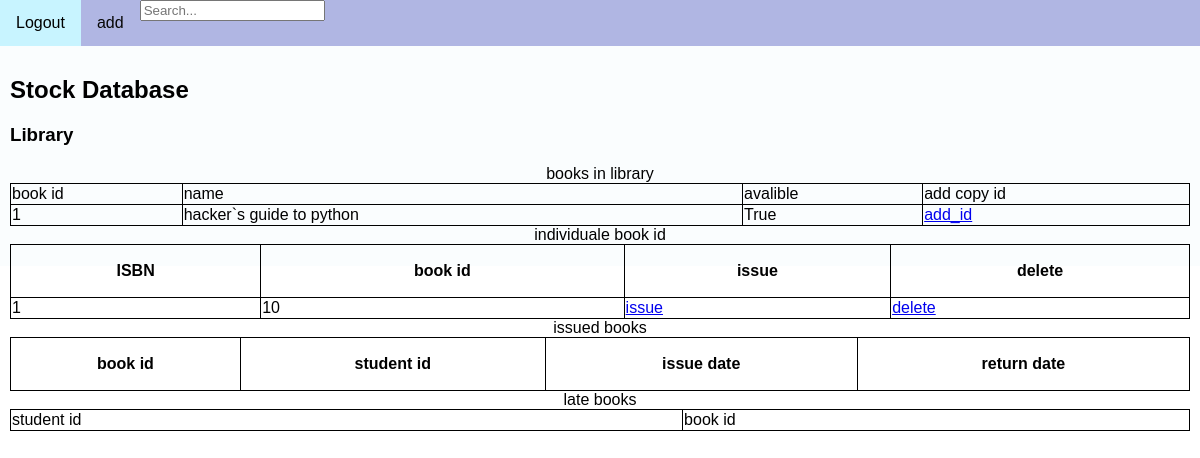
The page /library (signed in) on the database as committed earlier.
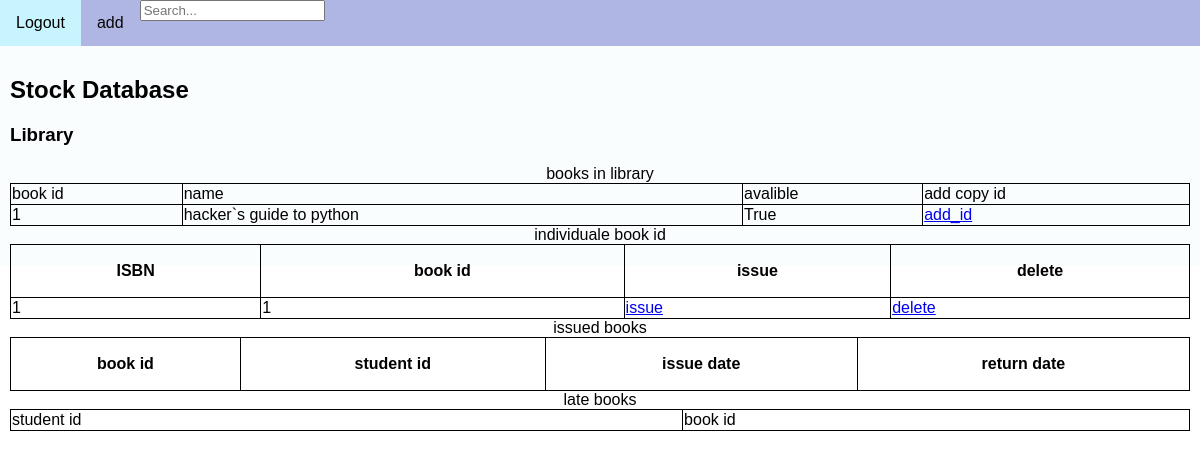
The same page on the database as committed later.
### library/models.py (models this page shows)
class book(models.Model):
    book_id = models.PositiveIntegerField(primary_key=True)
    book_name = models.CharField(max_length=500)
    availabity = models.BooleanField(default=True)

class mass_book(models.Model):
    ISBN = models.PositiveIntegerField()
    ind_book_id = models.CharField(primary_key=True, max_length=1000)

### library/views.py (the view)
# urls.py: path('',views.console, name='bio_lab'),
def console(request):
    if request.user.groups.filter(name__in=['lib_member']):
        if(request.method == "POST"):
            q = request.POST['q']
            items = mass_book.objects.filter(ISBN=q)
            return render(request, "library/results.html", locals())
        else:
            cursor = connection.cursor()
            items = book.objects.all()
            item3 = issues.objects.all()
            today = datetime.date.today()
            item2 = mass_book.objects.all()
            late_books = issues.objects.filter(return_date__lte=today)
            return render(request, 'library/console.html', locals())
    else:
        message = messages.info(request, 'error 401 access denied')
        return redirect("/sel")

### library/templates/library/console.html (shortened to what this page needs)
<!DOCTYPE html>
{% extends 'library/base.html' %}
{% block content %}
<body>
<div class="topnav">
    <a href="/logout">Logout</a>
     <a href="library/add">add</a>
     <form method="POST">
         <input type="text" name="q" placeholder = "Search...">
     </form>
</div>
<div class="content">
  <h2>Stock Database</h2>
    <h3>Library</h3>
 <table>
 <caption>books in library</caption>
 <thead>
    <td>book id</td>
    <td>name</td>
    <td>avalible</td>
    <td>add copy id</td>
 </thead>
 <tbody>
    {% for item in items %}
        <tr>
            <td>{{item.book_id}}</td>
            <td>{{item.book_name}}</td>
            <td>{{item.availabity}}</td>
            <td>
                <a href = {% url 'library:add_id_with_pk' item.book_id %}  class = "btn btn-warnning btn-sml" role = "button">add_id</a>
            </td>
        </tr>
    {% endfor %}
 </tbody>
 </table>
 <table>
 <caption>individuale book id</caption>
 <thead>
   <tr>
      <th>ISBN</th>
      <th>book id</th>
      <th>issue</th>
      <th>delete
   </tr>
</thead>
<tbody>
   {% for item in item2 %}
      <td>{{item.ISBN}}</td>
      <td>{{item.ind_book_id}}</td>
      <td>
          <a href = {% url 'library:issue_with_pk' item.ind_book_id %}  class = "btn btn-warnning btn-sml" role = "button">issue</a>
      </td>
      <td>
          <a href = {% url 'library:delete' item.ind_book_id %}  class = "btn btn-warnning btn-sml" role = "button">delete</a>
      </td>
   {% endfor %}
</tbody>
 </table>
 <table>
    <caption>issued books</caption>
 <thead>
    <tr>
      <th>book id</th>
      <th>student id</th>
      <th>issue date</th>
      <th>return date</th>
    </tr>
 </thead>
  </table>
 <table>
 <caption>late books</caption>
 <thead>
    <td>student id</td>
    <td>book id</td>
 </thead>
 </table>
</div>
</body>
{% endblock content %}

### library/templates/library/base.html (shortened to what this page needs)
<html lang="en">
<head>
</head>
{% block content %}
{% endblock content %}

### library/templates/library/base.html (style rules this page uses)
table, td, th { border: 1px solid black; }
table { border-collapse: collapse; width: 100%; }
th { height: 50px; }
body { margin: 0; font-family: Arial, Helvetica, sans-serif; }
.topnav { overflow: hidden; background-color: #b0b6e3; }
.topnav a { float: left; display: block; color: #080808; text-align: center; padding: 14px 16px; text-decoration: none; }
.content { background-color: #fafdfe; padding: 10px; height: 200px; }

Rows that differ between the two databases and show on the page:
removed mass_book: ISBN "1", ind_book_id "10"
added mass_book: ISBN "1", ind_book_id "1"
